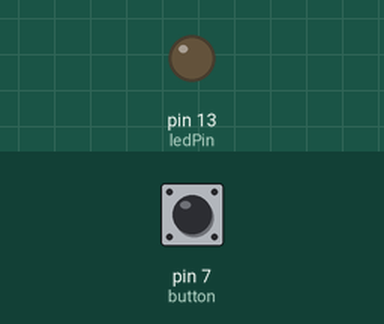
A sketch run on a simulated Arduino Uno, built with avr-gcc and run on an emulated ATmega328P. Shown: output pins drawn as LEDs (lit = HIGH). The test bench sets the inputs (shaded band); at power-on: pin 7 (button) LOW.

Above: at 1.2 s.
1.3 s: pin 7 (button) pulled HIGH for 0.15 s
At 1.37 s:
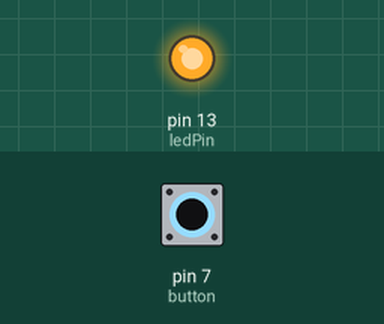
2.9 s: pin 7 (button) pulled HIGH for 3.2 s
At 6.6 s:
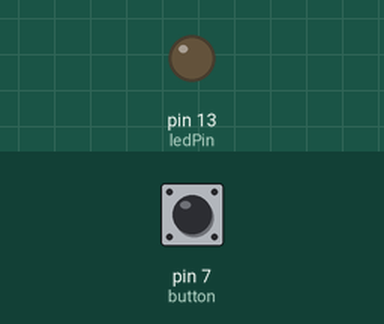
Timing chart, 0 to 8.1 s (numbered marks = the images above; inputs shaded):
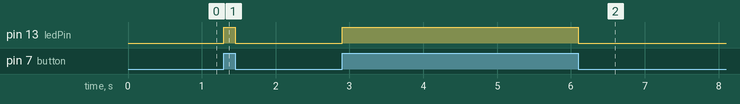

Measured:
- after the input at 1.3 s, pin 13 (ledPin): LOW → HIGH at once, → LOW 0.15 s later
- after the input at 2.9 s, pin 13 (ledPin): LOW → HIGH at once, → LOW 3.2 s later

The sketch:

controllerLED.ino
```cpp
// C++ code
//
const int ledPin = 13;
const int button = 7;

void setup()
{
  pinMode(ledPin, OUTPUT);
  pinMode(button, INPUT);
}

void loop()
{
  if(digitalRead(button) == HIGH) {
  	digitalWrite(ledPin, HIGH);
  }
  else {
    digitalWrite(ledPin, LOW);
  }
}
```
